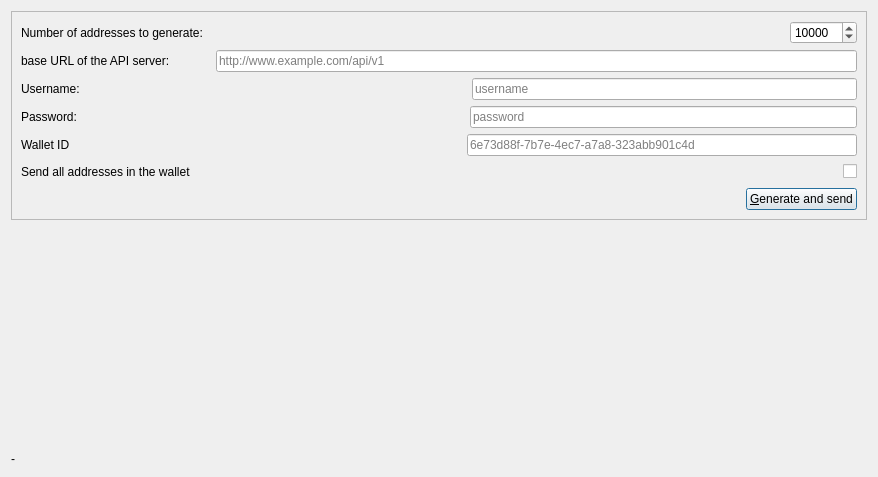
<?xml version="1.0" encoding="UTF-8"?>
<ui version="4.0">
 <class>EnhOptionsDialog</class>
 <widget class="QDialog" name="EnhOptionsDialog">
  <property name="geometry">
   <rect>
    <x>0</x>
    <y>0</y>
    <width>878</width>
    <height>477</height>
   </rect>
  </property>
  <property name="sizePolicy">
   <sizepolicy hsizetype="Preferred" vsizetype="Preferred">
    <horstretch>0</horstretch>
    <verstretch>0</verstretch>
   </sizepolicy>
  </property>
  <property name="windowTitle">
   <string>Form</string>
  </property>
  <property name="locale">
   <locale language="English" country="UnitedStates"/>
  </property>
  <layout class="QGridLayout" name="gridLayout">
   <item row="0" column="0">
    <widget class="QFrame" name="frame">
     <property name="sizePolicy">
      <sizepolicy hsizetype="Expanding" vsizetype="Fixed">
       <horstretch>0</horstretch>
       <verstretch>0</verstretch>
      </sizepolicy>
     </property>
     <property name="frameShape">
      <enum>QFrame::StyledPanel</enum>
     </property>
     <property name="frameShadow">
      <enum>QFrame::Sunken</enum>
     </property>
     <layout class="QVBoxLayout" name="verticalLayout">
      <item>
       <layout class="QHBoxLayout" name="horizontalLayout_11">
        <item>
         <widget class="QLabel" name="label_10">
          <property name="text">
           <string>Number of addresses to generate:</string>
          </property>
         </widget>
        </item>
        <item>
         <spacer name="horizontalSpacer_12">
          <property name="orientation">
           <enum>Qt::Horizontal</enum>
          </property>
          <property name="sizeHint" stdset="0">
           <size>
            <width>40</width>
            <height>20</height>
           </size>
          </property>
         </spacer>
        </item>
        <item>
         <widget class="QSpinBox" name="sbNumAddresses">
          <property name="suffix">
           <string/>
          </property>
          <property name="minimum">
           <number>1</number>
          </property>
          <property name="maximum">
           <number>100000</number>
          </property>
          <property name="value">
           <number>10000</number>
          </property>
         </widget>
        </item>
       </layout>
      </item>
      <item>
       <layout class="QHBoxLayout" name="horizontalLayout_12">
        <item>
         <widget class="QLabel" name="label_11">
          <property name="text">
           <string>base URL of the API server:</string>
          </property>
         </widget>
        </item>
        <item>
         <spacer name="horizontalSpacer_13">
          <property name="orientation">
           <enum>Qt::Horizontal</enum>
          </property>
          <property name="sizeType">
           <enum>QSizePolicy::Maximum</enum>
          </property>
          <property name="sizeHint" stdset="0">
           <size>
            <width>40</width>
            <height>20</height>
           </size>
          </property>
         </spacer>
        </item>
        <item>
         <widget class="QLineEdit" name="leUrl">
          <property name="text">
           <string/>
          </property>
          <property name="placeholderText">
           <string>http://www.example.com/api/v1</string>
          </property>
         </widget>
        </item>
       </layout>
      </item>
      <item>
       <layout class="QHBoxLayout" name="horizontalLayout_14">
        <item>
         <widget class="QLabel" name="label_12">
          <property name="text">
           <string>Username:</string>
          </property>
         </widget>
        </item>
        <item>
         <spacer name="horizontalSpacer_14">
          <property name="orientation">
           <enum>Qt::Horizontal</enum>
          </property>
          <property name="sizeHint" stdset="0">
           <size>
            <width>40</width>
            <height>20</height>
           </size>
          </property>
         </spacer>
        </item>
        <item>
         <widget class="QLineEdit" name="leUsername">
          <property name="text">
           <string/>
          </property>
          <property name="placeholderText">
           <string>username</string>
          </property>
         </widget>
        </item>
       </layout>
      </item>
      <item>
       <layout class="QHBoxLayout" name="horizontalLayout_8">
        <item>
         <widget class="QLabel" name="label_7">
          <property name="text">
           <string>Password:</string>
          </property>
         </widget>
        </item>
        <item>
         <spacer name="horizontalSpacer_9">
          <property name="orientation">
           <enum>Qt::Horizontal</enum>
          </property>
          <property name="sizeHint" stdset="0">
           <size>
            <width>40</width>
            <height>20</height>
           </size>
          </property>
         </spacer>
        </item>
        <item>
         <widget class="QLineEdit" name="lePassword">
          <property name="text">
           <string/>
          </property>
          <property name="echoMode">
           <enum>QLineEdit::PasswordEchoOnEdit</enum>
          </property>
          <property name="placeholderText">
           <string>password</string>
          </property>
         </widget>
        </item>
       </layout>
      </item>
      <item>
       <layout class="QHBoxLayout" name="horizontalLayout_10">
        <item>
         <widget class="QLabel" name="label_9">
          <property name="text">
           <string>Wallet ID</string>
          </property>
         </widget>
        </item>
        <item>
         <spacer name="horizontalSpacer_11">
          <property name="orientation">
           <enum>Qt::Horizontal</enum>
          </property>
          <property name="sizeHint" stdset="0">
           <size>
            <width>40</width>
            <height>20</height>
           </size>
          </property>
         </spacer>
        </item>
        <item>
         <widget class="QLineEdit" name="leWalletId">
          <property name="text">
           <string/>
          </property>
          <property name="echoMode">
           <enum>QLineEdit::Normal</enum>
          </property>
          <property name="placeholderText">
           <string>6e73d88f-7b7e-4ec7-a7a8-323abb901c4d  </string>
          </property>
         </widget>
        </item>
       </layout>
      </item>
      <item>
       <layout class="QHBoxLayout" name="horizontalLayout_9">
        <item>
         <widget class="QLabel" name="label_8">
          <property name="text">
           <string>Send all addresses in the wallet</string>
          </property>
         </widget>
        </item>
        <item>
         <spacer name="horizontalSpacer_10">
          <property name="orientation">
           <enum>Qt::Horizontal</enum>
          </property>
          <property name="sizeHint" stdset="0">
           <size>
            <width>40</width>
            <height>20</height>
           </size>
          </property>
         </spacer>
        </item>
        <item>
         <widget class="QCheckBox" name="cbSendAll">
          <property name="text">
           <string/>
          </property>
         </widget>
        </item>
       </layout>
      </item>
      <item>
       <layout class="QHBoxLayout" name="horizontalLayout_13">
        <item>
         <spacer name="horizontalSpacer_2">
          <property name="orientation">
           <enum>Qt::Horizontal</enum>
          </property>
          <property name="sizeHint" stdset="0">
           <size>
            <width>40</width>
            <height>20</height>
           </size>
          </property>
         </spacer>
        </item>
        <item>
         <widget class="QPushButton" name="generateAndSendButton">
          <property name="text">
           <string>&amp;Generate and send</string>
          </property>
         </widget>
        </item>
       </layout>
      </item>
     </layout>
    </widget>
   </item>
   <item row="1" column="0">
    <widget class="QLabel" name="statusLabel">
     <property name="text">
      <string>-</string>
     </property>
     <property name="alignment">
      <set>Qt::AlignBottom|Qt::AlignLeading|Qt::AlignLeft</set>
     </property>
    </widget>
   </item>
  </layout>
 </widget>
 <resources/>
 <connections/>
</ui>
